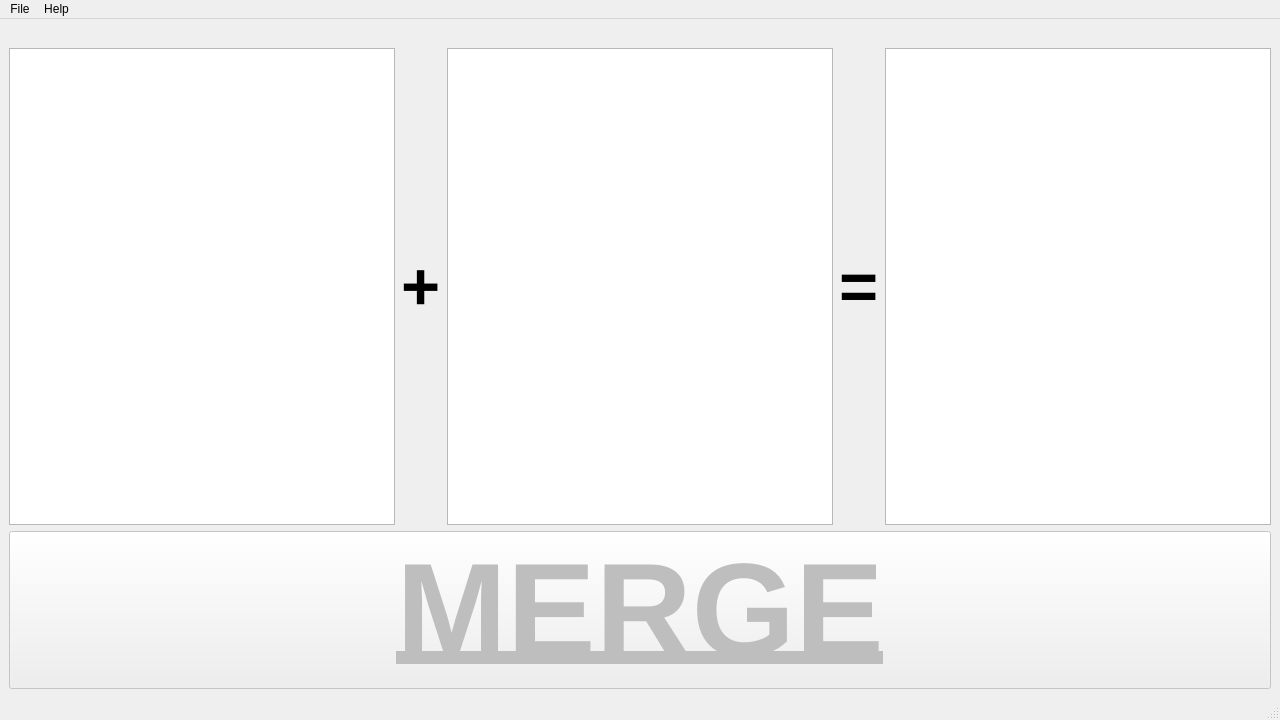
<?xml version="1.0" encoding="UTF-8"?>
<ui version="4.0">
 <class>MainWindow</class>
 <widget class="QMainWindow" name="MainWindow">
  <property name="geometry">
   <rect>
    <x>0</x>
    <y>0</y>
    <width>1280</width>
    <height>720</height>
   </rect>
  </property>
  <property name="windowTitle">
   <string>MainWindow</string>
  </property>
  <widget class="QWidget" name="centralwidget">
   <layout class="QGridLayout" name="gridLayout">
    <item row="2" column="0" colspan="5">
     <widget class="QPushButton" name="pushButton">
      <property name="enabled">
       <bool>false</bool>
      </property>
      <property name="font">
       <font>
        <pointsize>100</pointsize>
        <bold>true</bold>
        <underline>true</underline>
       </font>
      </property>
      <property name="text">
       <string>MERGE</string>
      </property>
     </widget>
    </item>
    <item row="1" column="3">
     <widget class="QLabel" name="label_2">
      <property name="font">
       <font>
        <pointsize>50</pointsize>
        <bold>true</bold>
       </font>
      </property>
      <property name="text">
       <string>=</string>
      </property>
     </widget>
    </item>
    <item row="1" column="1">
     <widget class="QLabel" name="label">
      <property name="font">
       <font>
        <pointsize>50</pointsize>
        <bold>true</bold>
       </font>
      </property>
      <property name="text">
       <string>+</string>
      </property>
     </widget>
    </item>
    <item row="1" column="0">
     <widget class="QListWidget" name="listWidget"/>
    </item>
    <item row="1" column="2">
     <widget class="QListWidget" name="listWidget_2"/>
    </item>
    <item row="1" column="4">
     <widget class="QListWidget" name="listWidget_3"/>
    </item>
    <item row="0" column="0">
     <widget class="QLabel" name="label_3">
      <property name="text">
       <string/>
      </property>
     </widget>
    </item>
    <item row="0" column="2">
     <widget class="QLabel" name="label_4">
      <property name="text">
       <string/>
      </property>
     </widget>
    </item>
    <item row="0" column="4">
     <widget class="QLabel" name="label_5">
      <property name="text">
       <string/>
      </property>
     </widget>
    </item>
   </layout>
  </widget>
  <widget class="QMenuBar" name="menubar">
   <property name="geometry">
    <rect>
     <x>0</x>
     <y>0</y>
     <width>1280</width>
     <height>22</height>
    </rect>
   </property>
   <widget class="QMenu" name="menuFile">
    <property name="title">
     <string>File</string>
    </property>
    <addaction name="actionOpen_Left_Hand_Mod_romfs"/>
    <addaction name="actionOpen_Right_Hand_Mod_romfs"/>
    <addaction name="actionSet_Output_Will_create_romfs_subfolder"/>
   </widget>
   <widget class="QMenu" name="menuHelp">
    <property name="title">
     <string>Help</string>
    </property>
    <addaction name="actionOpen_Linux_Guide_Video"/>
    <addaction name="actionAbout"/>
   </widget>
   <addaction name="menuFile"/>
   <addaction name="menuHelp"/>
  </widget>
  <widget class="QStatusBar" name="statusbar"/>
  <action name="actionOpen_Left_Hand_Mod_romfs">
   <property name="text">
    <string>Open Left-Hand Mod romfs</string>
   </property>
  </action>
  <action name="actionOpen_Right_Hand_Mod_romfs">
   <property name="text">
    <string>Open Right-Hand Mod romfs</string>
   </property>
  </action>
  <action name="actionSet_Output_Will_create_romfs_subfolder">
   <property name="enabled">
    <bool>false</bool>
   </property>
   <property name="text">
    <string>Set Output (Will create romfs subfolder)</string>
   </property>
  </action>
  <action name="actionOpen_Linux_Guide_Video">
   <property name="text">
    <string>Open Linux Guide Video</string>
   </property>
  </action>
  <action name="actionAbout">
   <property name="text">
    <string>About</string>
   </property>
  </action>
 </widget>
 <resources/>
 <connections/>
</ui>
